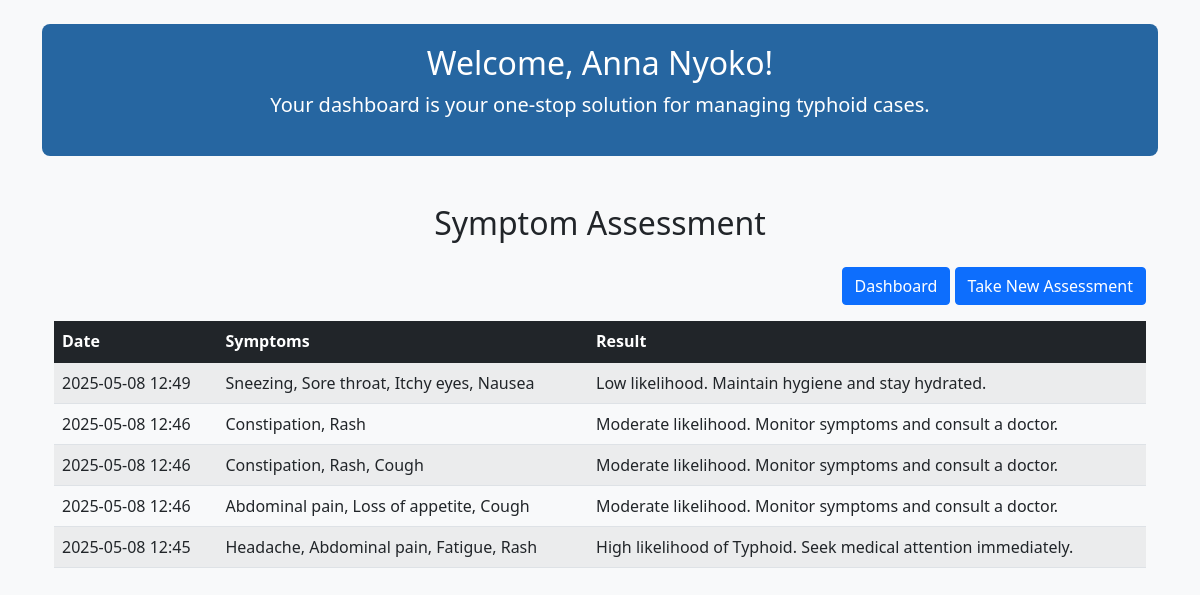
The page /symptom-assessment (signed in) on the database its author committed.
### run.py (models this page shows, shortened)
class User(db.Model, UserMixin):  # Patient
    id = db.Column(db.Integer, primary_key=True)
    name = db.Column(db.String(120), nullable=False)
    email = db.Column(db.String(120), unique=True, nullable=False)
    phone = db.Column(db.String(15), nullable=False)
    dob = db.Column(db.Date, nullable=False)
    gender = db.Column(db.String(10), nullable=False)
    marital_status = db.Column(db.String(20), nullable=False)
    address = db.Column(db.String(200), nullable=False)
    state = db.Column(db.String(50), nullable=False)
    password_hash = db.Column(db.String(128), nullable=False)

class SymptomAssessment(db.Model):
    id = db.Column(db.Integer, primary_key=True)
    user_id = db.Column(db.Integer, db.ForeignKey('user.id'), nullable=False)
    date = db.Column(db.DateTime, default=db.func.now())
    symptoms = db.Column(db.Text, nullable=False)
    result = db.Column(db.String(200), nullable=False)
    user = db.relationship('User', backref=db.backref('assessments', lazy=True))

### run.py (the view)
@app.route('/symptom-assessment')
@login_required
def symptom_assessment():
    assessments = SymptomAssessment.query.filter_by(user_id=current_user.id).order_by(SymptomAssessment.date.desc()).all()
    return render_template('user_assessment.html', assessments=assessments, user=current_user)

### run.py (called while the page is built)
@login_manager.user_loader
def load_user(user_id):
    return User.query.get(int(user_id))

### templates/user_assessment.html (shortened to what this page needs)
<!DOCTYPE html>
<html lang="en">
<head>
    <link href="https://cdn.jsdelivr.net/npm/bootstrap@5.1.3/dist/css/bootstrap.min.css" rel="stylesheet">
    <link rel="stylesheet" href="{{ url_for('static', filename='css/dashboard.css') }}">
</head>
<body>
    <div class="container mt-4">
        <div class="dashboard-header text-center">
            <h2>Welcome, {{ user.name }}!</h2>
            <p class="lead">Your dashboard is your one-stop solution for  managing typhoid cases.</p>
        </div>
<div class="container mt-5">
    <h2 class="text-center mb-4">Symptom Assessment</h2>
    <div class="text-end mb-3">
        <a href="{{ url_for('user_dashboard') }}" class="btn btn-primary">Dashboard</a>
        <a href="{{ url_for('new_assessment') }}" class="btn btn-primary">Take New Assessment</a>
    </div>
    {% if assessments %}
        <table class="table table-striped">
            <thead class="table-dark">
                <tr>
                    <th>Date</th>
                    <th>Symptoms</th>
                    <th>Result</th>
                </tr>
            </thead>
            <tbody>
                {% for assessment in assessments %}
                    <tr>
                        <td>{{ assessment.date.strftime('%Y-%m-%d %H:%M') }}</td>
                        <td>{{ assessment.symptoms }}</td>
                        <td>{{ assessment.result }}</td>
                    </tr>
                {% endfor %}
            </tbody>
        </table>
    {% else %}
        <p class="text-muted">You have not taken any assessments yet.</p>
    {% endif %}
</div>
</body>
</html>

### static/css/dashboard.css (style rules this page uses)
body { background-color: #f8f9fa; }
.dashboard-header { background-color: rgba(2, 77, 146, 0.85); color: white; padding: 20px; border-radius: 0.5rem; margin-bottom: 30px; }

### rows shown on the page
User: name "Anna Nyoko"
SymptomAssessment: date "2025-05-08 12:49", symptoms "Sneezing, Sore throat, Itchy eyes, Nausea", result "Low likelihood. Maintain hygiene and stay hydrated."
SymptomAssessment: date "2025-05-08 12:46", symptoms "Constipation, Rash", result "Moderate likelihood. Monitor symptoms and consult a doctor."
SymptomAssessment: date "2025-05-08 12:46", symptoms "Constipation, Rash, Cough", result "Moderate likelihood. Monitor symptoms and consult a doctor."
SymptomAssessment: date "2025-05-08 12:46", symptoms "Abdominal pain, Loss of appetite, Cough", result "Moderate likelihood. Monitor symptoms and consult a doctor."
SymptomAssessment: date "2025-05-08 12:45", symptoms "Headache, Abdominal pain, Fatigue, Rash", result "High likelihood of Typhoid. Seek medical attention immediately."
